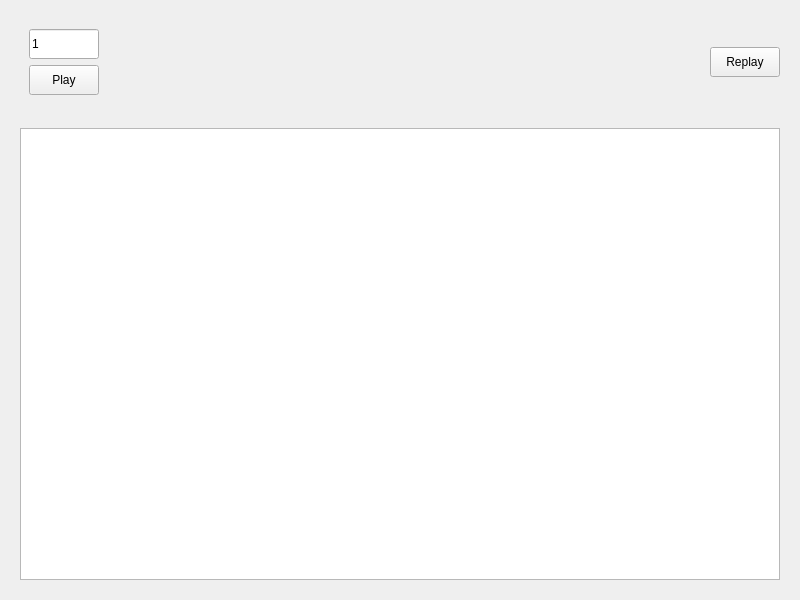
<?xml version="1.0" encoding="UTF-8"?>
<ui version="4.0">
 <class>Widget</class>
 <widget class="QWidget" name="Widget">
  <property name="geometry">
   <rect>
    <x>0</x>
    <y>0</y>
    <width>800</width>
    <height>600</height>
   </rect>
  </property>
  <property name="windowTitle">
   <string>Widget</string>
  </property>
  <layout class="QVBoxLayout" name="verticalLayout_3">
   <item>
    <widget class="QWidget" name="widget_2" native="true">
     <layout class="QHBoxLayout" name="horizontalLayout">
      <item>
       <widget class="QWidget" name="widget" native="true">
        <layout class="QVBoxLayout" name="verticalLayout">
         <item>
          <widget class="QLineEdit" name="lineEdit">
           <property name="minimumSize">
            <size>
             <width>70</width>
             <height>30</height>
            </size>
           </property>
           <property name="maximumSize">
            <size>
             <width>70</width>
             <height>30</height>
            </size>
           </property>
           <property name="text">
            <string>1</string>
           </property>
          </widget>
         </item>
         <item>
          <widget class="QPushButton" name="playButton">
           <property name="minimumSize">
            <size>
             <width>70</width>
             <height>30</height>
            </size>
           </property>
           <property name="maximumSize">
            <size>
             <width>70</width>
             <height>30</height>
            </size>
           </property>
           <property name="text">
            <string>Play</string>
           </property>
          </widget>
         </item>
        </layout>
       </widget>
      </item>
      <item>
       <spacer name="horizontalSpacer">
        <property name="orientation">
         <enum>Qt::Horizontal</enum>
        </property>
        <property name="sizeHint" stdset="0">
         <size>
          <width>346</width>
          <height>20</height>
         </size>
        </property>
       </spacer>
      </item>
      <item>
       <widget class="QPushButton" name="reButton">
        <property name="minimumSize">
         <size>
          <width>70</width>
          <height>30</height>
         </size>
        </property>
        <property name="maximumSize">
         <size>
          <width>70</width>
          <height>30</height>
         </size>
        </property>
        <property name="text">
         <string>Replay</string>
        </property>
       </widget>
      </item>
     </layout>
    </widget>
   </item>
   <item>
    <widget class="QWidget" name="widget_3" native="true">
     <layout class="QVBoxLayout" name="verticalLayout_2">
      <item>
       <widget class="QGraphicsView" name="graphicsView"/>
      </item>
     </layout>
    </widget>
   </item>
  </layout>
 </widget>
 <resources/>
 <connections/>
</ui>
